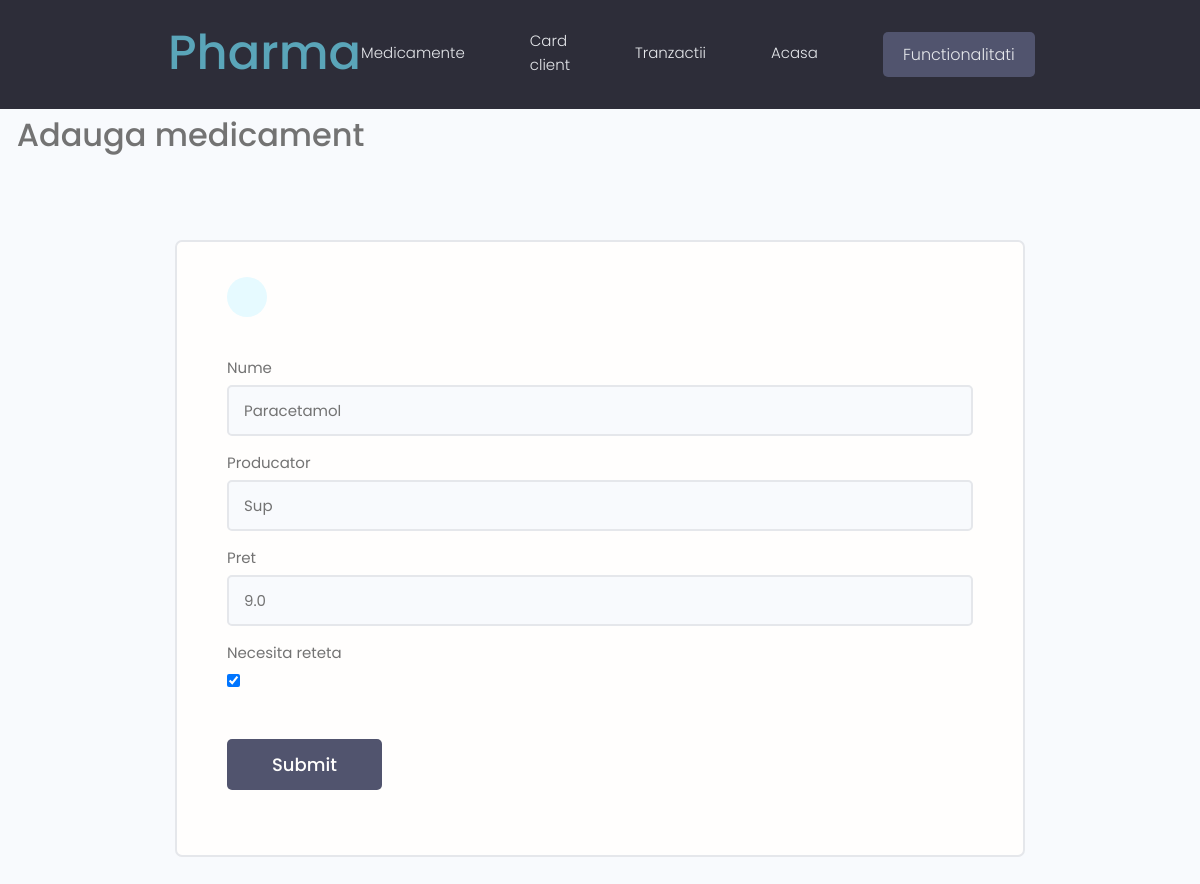
/update-medicament/c3d75831-0b1e-4c73-a1e8-52f4838f2b07/, run on the app's committed database.
### farmacie/models.py (models this page shows, shortened)
class Medicament(models.Model):
    id = models.UUIDField(
        default=uuid.uuid4,
        unique=True,
        primary_key=True,
        editable=False
        )
    nume = models.CharField(max_length=200)
    producator = models.CharField(max_length=200)
    pret = models.FloatField(validators=[MinValueValidator(0.0)])
    necesita_reteta = models.BooleanField()
    nr_vanzari = models.IntegerField(default=0)

### farmacie/views.py (the view)
def updateMedicament(request, pk):
    return updateMedicamentService(request=request, pk=pk)

### farmacie/forms.py
class MedicamentForm(ModelForm):
    class Meta:
        model = Medicament
        fields = ['nume', 'producator', 'pret', 'necesita_reteta']
    def __init__(self, *args, **kwargs):
        super(MedicamentForm, self).__init__(*args, **kwargs)
        for name, field in self.fields.items():
            field.widget.attrs.update({'class': 'input'})

### farmacie/Service/MedicamentService.py (called while the page is built, shortened)
def updateMedicamentService(request, pk):
    medicament = Medicament.objects.get(id=pk)
    form = MedicamentForm(instance=medicament)
    numele = form['nume'].value()
    context = {'form': form}
    return render(request, 'farmacie/create_medicament_form.html', context)

### farmacie/templates/farmacie/create_medicament_form.html (shortened to what this page needs)
{% extends 'main.html' %}
{% load static %}
{% block content %}
<h3>&nbsp;&nbsp;Adauga medicament</h3>
  <main class="formPage my-xl">
   <div class="content-box">
    <div class="formWrapper">
     <a class="backButton" href="#"></a>
     <br>
     <form class="form" method="POST">
      {% for field in form %}
      <div class="form__field">
       <label for="formInput#text">{{field.label}} </label>
       {{field}}
      </div>
      {% endfor %}
      <input class="btn btn--sub btn--lg  my-md" type="submit" name="submit" value="Submit" />
     </form>
    </div>
   </div>
  </main>
{% endblock %}

### static/styles/app.css (style rules this page uses)
:root { --color-sub: #2d2d39; }
.btn--sub { background-color: var(--color-sub-light); }
.content-box { width: 95%; max-width: 85rem; margin: 0 auto; }
.backButton { background: var(--color-main-light); color: var(--color-main); width: 4rem; height: 4rem; display: flex; align-items: center; justify-content: center; border-radius: 50%; }
.formPage .formWrapper { list-style: none; background: var(--color-white); padding: 3.5rem 5rem; border: 2px solid var(--color-light); border-radius: 0.7rem; }

### static/uikit/styles/modules/_variables.css (style rules this page uses)
:root { --color-main: #5aa5b9; --color-main-light: #e6faff; --color-sub: #3f4156; --color-sub-light: #51546e; --color-sub-lighter: #ededfd; --color-text: #737373; --color-gray: #8b8b8b; --color-light: #e5e7eb; --color-light-gray: #767676; --color-bg: #f8fafd; --color-white: #fffefd; --color-white-light: #f3f3f3; --color-success: #359e64; --color-success-bg: #def8e8; --color-error: #fc4b0b; --color-error-bg: #fff2ee; --font-base: 'Poppins', arial, helvetica, 'Segoe UI', roboto, ubuntu, sans-serif; --font-monospace: 'Fira Code', 'Courier New', courier, monospace; --font-regular: 300; --font-medium: 500; --font-bold: 700; --generic-shadow: 1px 1px 5px #00000010; --generic-transition: all 0.3s ease-in-out; }

### static/uikit/styles/modules/_base.css (style rules this page uses)
* { margin: 0; padding: 0; box-sizing: border-box; text-rendering: optimizeLegibility; color: inherit; font-size: inherit; }
html { font-size: 50%; }
@media only screen and (min-width: 480px) { html { font-size: 56.25%; } }
@media only screen and (min-width: 1200px) { html { font-size: 62.5%; } }
body { line-height: 1.6; font-weight: 400; font-size: 1.5rem; color: var(--color-text); background-color: var(--color-bg); min-height: 100vh; }

### static/uikit/styles/modules/_typography.css (style rules this page uses)
* { font-family: var(--font-base); }
h3 { font-size: 3.2rem; font-weight: var(--font-medium); }
a { padding-bottom: 2px; text-decoration: none; display: inline-block; color: var(--color-main); font-weight: var(--font-medium); }

### static/uikit/styles/modules/_utilities.css (style rules this page uses)
.my-md { margin: 3rem auto; }
.my-xl { margin: 8rem auto; }

### static/uikit/styles/modules/_button.css (style rules this page uses)
.btn { display: inline-block; position: relative; cursor: pointer; background-color: var(--color-light); font-weight: var(--font-medium); color: var(--color-sub); text-decoration: none; padding: 1rem 2rem; border-radius: 0.5rem; border: none; width: -webkit-fit-content; width: -moz-fit-content; width: fit-content; height: -webkit-fit-content; height: -moz-fit-content; height: fit-content; font-size: 1.6rem; outline-width: 0; outline-color: transparent; -webkit-backface-visibility: hidden; backface-visibility: hidden; transition: all 0.3s ease-in-out; }
.btn--sub { background-color: var(--color-sub); color: var(--color-white); }
.btn--lg { font-size: 1.8rem; padding: 1.2rem 4.5rem; }

### static/uikit/styles/modules/_form.css (style rules this page uses)
.form { display: block; }
.form__field { margin-top: 1.5rem; margin-bottom: 1.5rem; }
.form__label, .form__field > label { display: block; margin-bottom: 0.5rem; color: var(--color-text); }
input.input[type='text'], input.input[type='email'], input.input[type='password'], input.input[type='number'], textarea.input { min-width: 24rem; width: 100%; padding: 1.2rem 1.5rem; border-radius: 0.5rem; border: 2px solid var(--color-light); transition: all 0.3s ease-in-out; background-color: var(--color-bg); }

### data on the page
Medicament: form "Paracetamol" "Sup" "9.0" "☑"

### other printed values
{{ field.label }} "Nume" "Producator" "Pret" "Necesita reteta"
